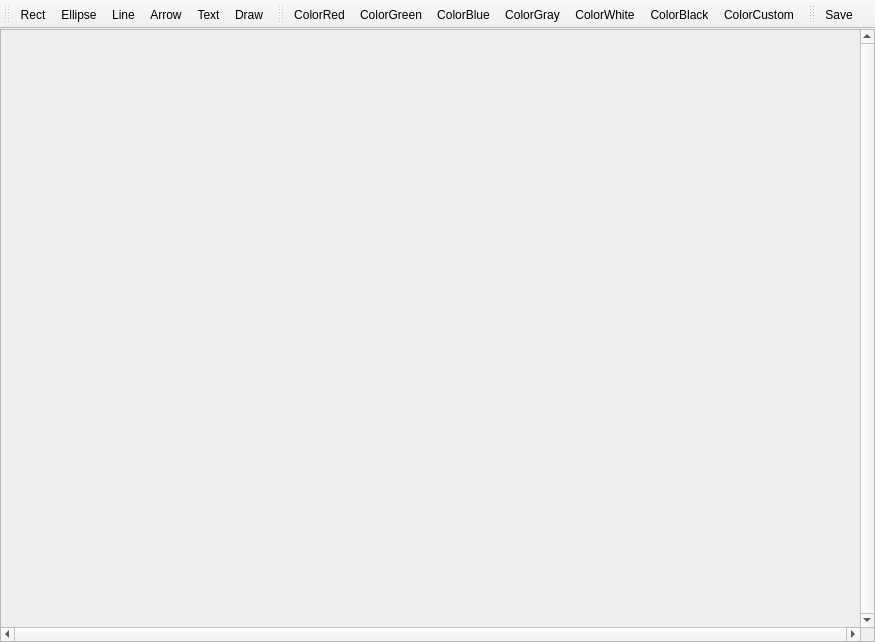
<?xml version="1.0" encoding="UTF-8"?>
<ui version="4.0">
 <class>Editor</class>
 <widget class="QMainWindow" name="Editor">
  <property name="geometry">
   <rect>
    <x>0</x>
    <y>0</y>
    <width>875</width>
    <height>642</height>
   </rect>
  </property>
  <property name="windowTitle">
   <string>EScreenShot-Editor</string>
  </property>
  <widget class="QWidget" name="centralWidget">
   <layout class="QVBoxLayout" name="verticalLayout_3">
    <property name="spacing">
     <number>0</number>
    </property>
    <property name="leftMargin">
     <number>0</number>
    </property>
    <property name="topMargin">
     <number>0</number>
    </property>
    <property name="rightMargin">
     <number>0</number>
    </property>
    <property name="bottomMargin">
     <number>0</number>
    </property>
    <item>
     <widget class="QScrollArea" name="scrollArea">
      <property name="verticalScrollBarPolicy">
       <enum>Qt::ScrollBarAlwaysOn</enum>
      </property>
      <property name="horizontalScrollBarPolicy">
       <enum>Qt::ScrollBarAlwaysOn</enum>
      </property>
      <property name="widgetResizable">
       <bool>true</bool>
      </property>
      <widget class="QWidget" name="scrollAreaWidgetContents">
       <property name="geometry">
        <rect>
         <x>0</x>
         <y>0</y>
         <width>859</width>
         <height>587</height>
        </rect>
       </property>
       <property name="layoutDirection">
        <enum>Qt::LeftToRight</enum>
       </property>
       <layout class="QVBoxLayout" name="verticalLayout">
        <property name="spacing">
         <number>0</number>
        </property>
        <property name="leftMargin">
         <number>0</number>
        </property>
        <property name="topMargin">
         <number>0</number>
        </property>
        <property name="rightMargin">
         <number>0</number>
        </property>
        <property name="bottomMargin">
         <number>0</number>
        </property>
        <item>
         <layout class="QHBoxLayout" name="horizontalLayout">
          <item>
           <widget class="View" name="view" native="true"/>
          </item>
         </layout>
        </item>
       </layout>
      </widget>
     </widget>
    </item>
   </layout>
  </widget>
  <widget class="QToolBar" name="toolBarTools">
   <property name="windowTitle">
    <string>Tools</string>
   </property>
   <attribute name="toolBarArea">
    <enum>TopToolBarArea</enum>
   </attribute>
   <attribute name="toolBarBreak">
    <bool>false</bool>
   </attribute>
   <addaction name="actionRect"/>
   <addaction name="actionEllipse"/>
   <addaction name="actionLine"/>
   <addaction name="actionArrow"/>
   <addaction name="actionText"/>
   <addaction name="actionDraw"/>
  </widget>
  <widget class="QToolBar" name="toolBarColor">
   <property name="windowTitle">
    <string>DrawColor</string>
   </property>
   <attribute name="toolBarArea">
    <enum>TopToolBarArea</enum>
   </attribute>
   <attribute name="toolBarBreak">
    <bool>false</bool>
   </attribute>
   <addaction name="actionColorRed"/>
   <addaction name="actionColorGreen"/>
   <addaction name="actionColorBlue"/>
   <addaction name="actionColorGray"/>
   <addaction name="actionColorWhite"/>
   <addaction name="actionColorBlack"/>
   <addaction name="actionColorCustom"/>
  </widget>
  <widget class="QToolBar" name="toolBar">
   <property name="windowTitle">
    <string>toolBar</string>
   </property>
   <attribute name="toolBarArea">
    <enum>TopToolBarArea</enum>
   </attribute>
   <attribute name="toolBarBreak">
    <bool>false</bool>
   </attribute>
   <addaction name="actionSave"/>
  </widget>
  <action name="actionRect">
   <property name="checkable">
    <bool>true</bool>
   </property>
   <property name="icon">
    <iconset resource="../res/resources.qrc">
     <normaloff>:/rc/images/icon_rect.png</normaloff>:/rc/images/icon_rect.png</iconset>
   </property>
   <property name="text">
    <string>Rect</string>
   </property>
   <property name="toolTip">
    <string>Rect</string>
   </property>
  </action>
  <action name="actionEllipse">
   <property name="checkable">
    <bool>true</bool>
   </property>
   <property name="icon">
    <iconset resource="../res/resources.qrc">
     <normaloff>:/rc/images/icon_ellipse.png</normaloff>:/rc/images/icon_ellipse.png</iconset>
   </property>
   <property name="text">
    <string>Ellipse</string>
   </property>
  </action>
  <action name="actionLine">
   <property name="checkable">
    <bool>true</bool>
   </property>
   <property name="icon">
    <iconset resource="../res/resources.qrc">
     <normaloff>:/rc/images/icon_line.png</normaloff>:/rc/images/icon_line.png</iconset>
   </property>
   <property name="text">
    <string>Line</string>
   </property>
  </action>
  <action name="actionArrow">
   <property name="checkable">
    <bool>true</bool>
   </property>
   <property name="icon">
    <iconset resource="../res/resources.qrc">
     <normaloff>:/rc/images/icon_arrow.png</normaloff>:/rc/images/icon_arrow.png</iconset>
   </property>
   <property name="text">
    <string>Arrow</string>
   </property>
  </action>
  <action name="actionDraw">
   <property name="checkable">
    <bool>true</bool>
   </property>
   <property name="icon">
    <iconset resource="../res/resources.qrc">
     <normaloff>:/rc/images/icon_draw.png</normaloff>:/rc/images/icon_draw.png</iconset>
   </property>
   <property name="text">
    <string>Draw</string>
   </property>
  </action>
  <action name="actionText">
   <property name="checkable">
    <bool>true</bool>
   </property>
   <property name="icon">
    <iconset resource="../res/resources.qrc">
     <normaloff>:/rc/images/icon_text.png</normaloff>:/rc/images/icon_text.png</iconset>
   </property>
   <property name="text">
    <string>Text</string>
   </property>
   <property name="toolTip">
    <string>Text</string>
   </property>
  </action>
  <action name="actionColorBlack">
   <property name="checkable">
    <bool>true</bool>
   </property>
   <property name="text">
    <string>ColorBlack</string>
   </property>
   <property name="toolTip">
    <string>Black</string>
   </property>
  </action>
  <action name="actionColorWhite">
   <property name="checkable">
    <bool>true</bool>
   </property>
   <property name="text">
    <string>ColorWhite</string>
   </property>
   <property name="toolTip">
    <string>White</string>
   </property>
  </action>
  <action name="actionColorGray">
   <property name="checkable">
    <bool>true</bool>
   </property>
   <property name="text">
    <string>ColorGray</string>
   </property>
   <property name="toolTip">
    <string>Gray</string>
   </property>
  </action>
  <action name="actionColorRed">
   <property name="checkable">
    <bool>true</bool>
   </property>
   <property name="text">
    <string>ColorRed</string>
   </property>
   <property name="toolTip">
    <string>Red</string>
   </property>
  </action>
  <action name="actionColorGreen">
   <property name="checkable">
    <bool>true</bool>
   </property>
   <property name="text">
    <string>ColorGreen</string>
   </property>
   <property name="toolTip">
    <string>Green</string>
   </property>
  </action>
  <action name="actionColorBlue">
   <property name="checkable">
    <bool>true</bool>
   </property>
   <property name="text">
    <string>ColorBlue</string>
   </property>
   <property name="toolTip">
    <string>Blue</string>
   </property>
  </action>
  <action name="actionColorCustom">
   <property name="checkable">
    <bool>true</bool>
   </property>
   <property name="icon">
    <iconset resource="../res/resources.qrc">
     <normaloff>:/rc/images/icon_color_custom.png</normaloff>:/rc/images/icon_color_custom.png</iconset>
   </property>
   <property name="text">
    <string>ColorCustom</string>
   </property>
   <property name="toolTip">
    <string>Custom</string>
   </property>
  </action>
  <action name="actionSave">
   <property name="text">
    <string>Save</string>
   </property>
   <property name="toolTip">
    <string>Save</string>
   </property>
   <property name="shortcut">
    <string>Ctrl+S</string>
   </property>
  </action>
 </widget>
 <customwidgets>
  <customwidget>
   <class>View</class>
   <extends>QWidget</extends>
   <header location="global">view.h</header>
   <container>1</container>
  </customwidget>
 </customwidgets>
 <resources>
  <include location="../res/resources.qrc"/>
 </resources>
 <connections>
  <connection>
   <sender>actionSave</sender>
   <signal>triggered()</signal>
   <receiver>Editor</receiver>
   <slot>slotActionSave()</slot>
   <hints>
    <hint type="sourcelabel">
     <x>-1</x>
     <y>-1</y>
    </hint>
    <hint type="destinationlabel">
     <x>437</x>
     <y>320</y>
    </hint>
   </hints>
  </connection>
 </connections>
 <slots>
  <slot>slotActionSave()</slot>
 </slots>
</ui>
